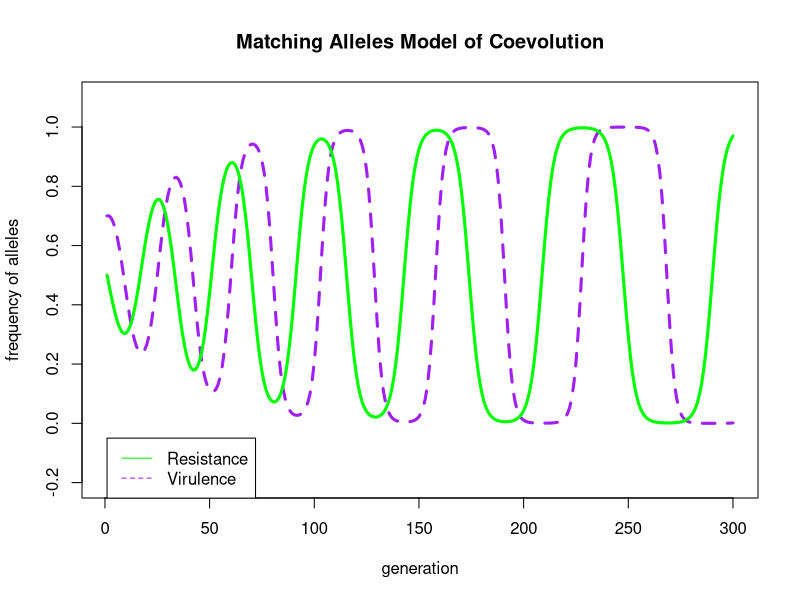

R code for this plot:
#Here's a simple matching-alleles model
#it's a foil against the Leonard77 G4G model

k = 0.4 #the cost for the parasite of non-matching
c = 0.3 #the cost for the host of parasite matching

#pathogen genotype fitness values on each host genotype
#here we make parasite fitness directly proportional to the current fitness 
#of hosts
V11 = 1
V21 = 1 - k
V12 = 1 - k
V22 = 1

#host genotype fitess values with each pathogen genotype
W11 = 1 - c 
W21 = 1
W12 = 1
W22 = 1 - c

#starting allele frequencies in hosts and pathogens
fA1 <- 0.5
fA2 <- 1 - fA1
fC1 <- 0.3
fC2 <- 1 - fC1

#how many generations to evolve
gens=300

##A haploid selection function of matching alleles coevolution
#Extends our basic haploid selection function
haploid.coevolution <- function(fA2,fC2){
    fA1 <- 1 - fA2
    fC1 <- 1 - fC2
    #new pathogen genotype frequencies
    fC2prime <- (fC2*fA1*V21 + fC2*fA2*V22) / (fC1*fA1*V11 + fC1*fA2*V12 + fC2*fA1*V21 + fC2*fA2*V22)
    #new host genotype frequencies
    fA2prime <- (fA2*fC1*W21 + fA2*fC2*W22) / (fA1*fC1*W11 + fA1*fC2*W12 + fA2*fC1*W21 + fA2*fC2*W22)
    return(c(fA2prime,fC2prime))
    } 


#Iterate over the generations and log the frequencies of host resistace and
#pathogen virulence alleles
x <- seq(1,gens)
fA2s <- rep(0,gens)
fC2s <- rep(0,gens)

for (i in 1:gens){
    fA2s[i] <- fA2
    fC2s[i] <- fC2
    gent1 <- haploid.coevolution(fA2, fC2)
    fA2 <- gent1[1]
    fC2 <- gent1[2]
}

#Make a plot
plot(fC2s ~ x, type='l', lwd=3, lty=2, col='purple', xlab='generation', ylab='frequency of alleles', main='Matching Alleles Model of Coevolution', ylim=c(-0.2,1.1))
lines(fA2s~x, lwd=3, col='green')
legend(1, -.05, legend=c("Resistance", "Virulence"),
       col=c("green", "purple"), lty=1:2, cex=1.0)


